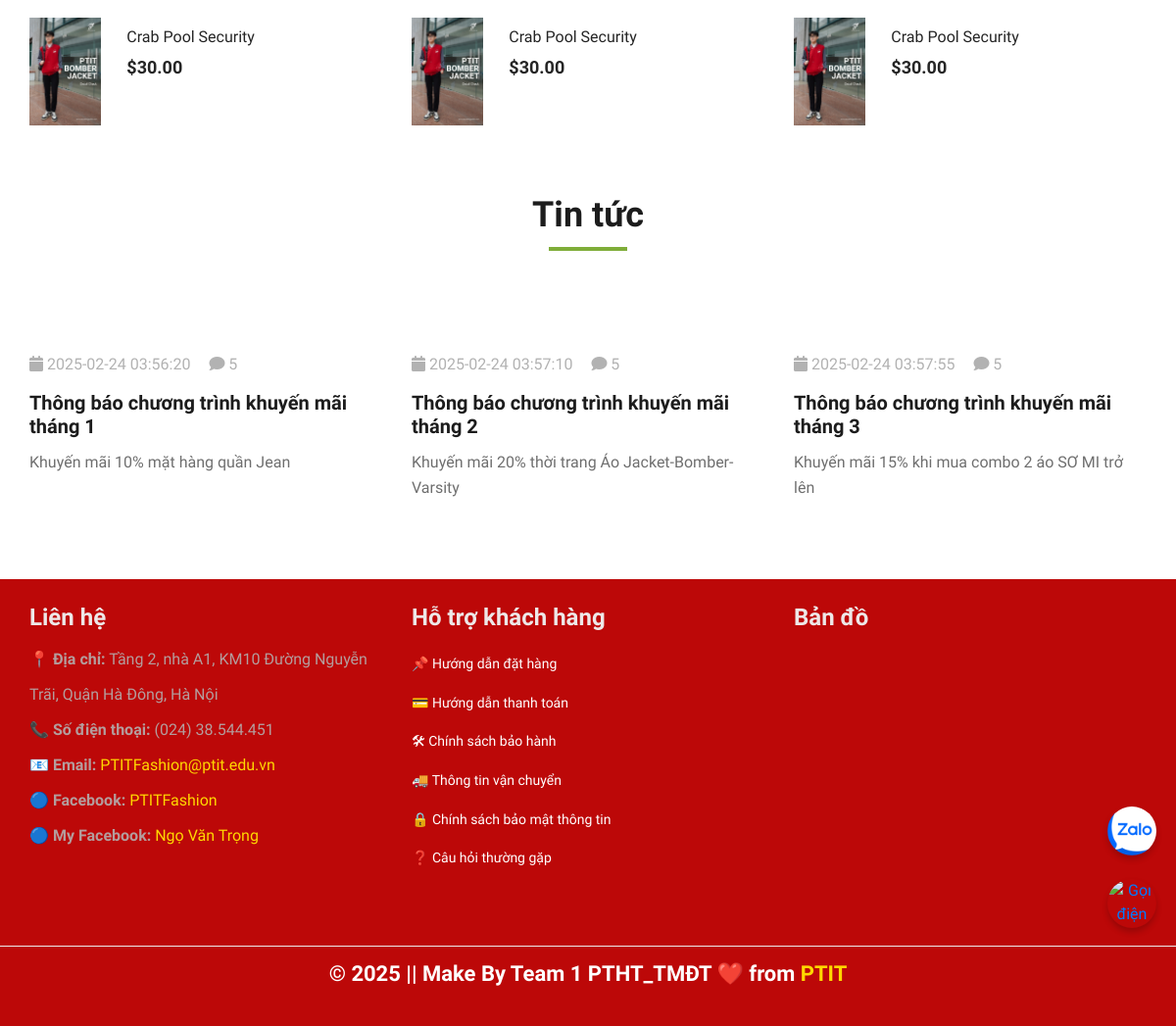
Before: / (lower part) with the older database file.
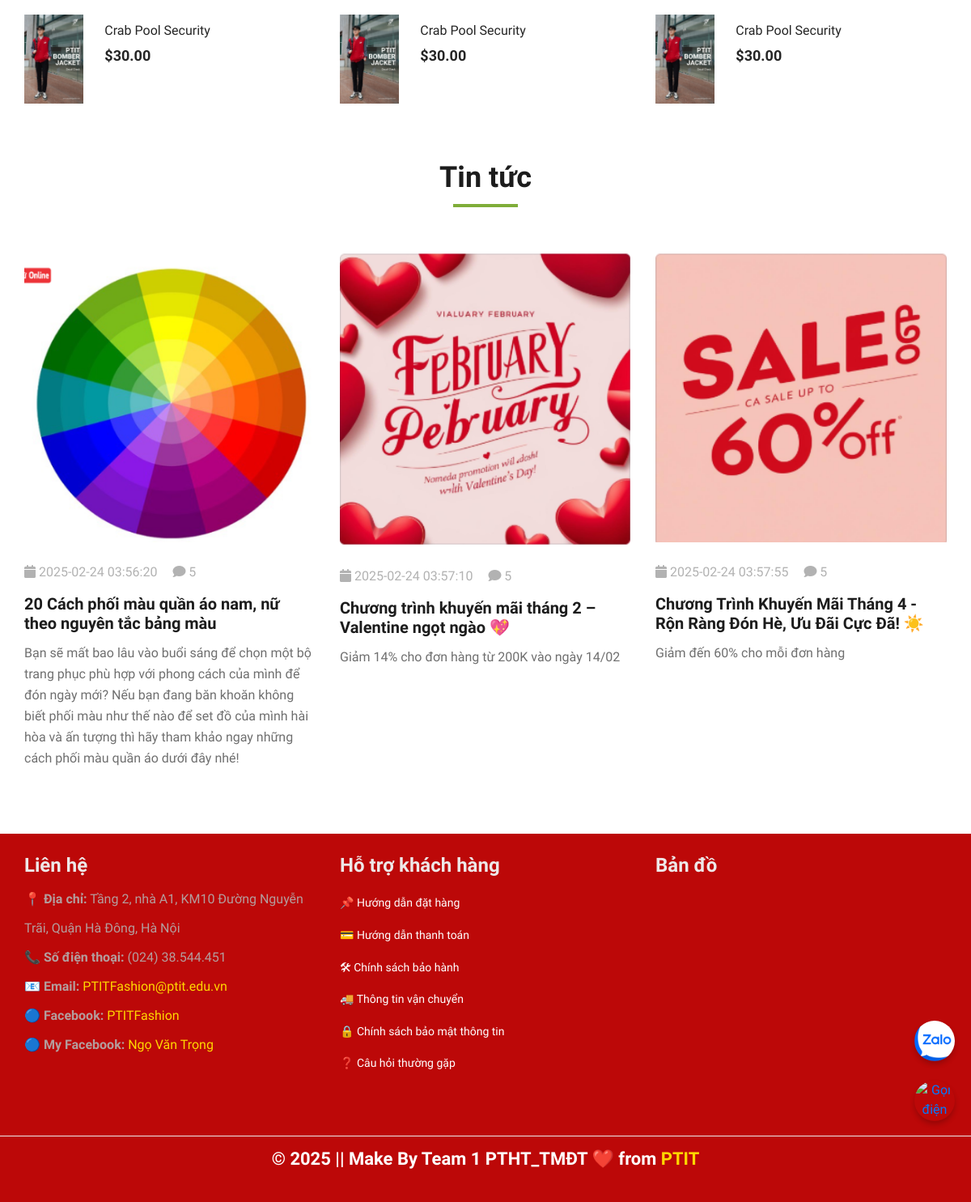
After: the same page with the newer database file.
### tables this page shows
CREATE TABLE `news` (
  `id` bigint(20) NOT NULL,
  `title` varchar(100) NOT NULL,
  `avatar` varchar(200) NOT NULL,
  `slug` varchar(100) NOT NULL,
  `sumary` text NOT NULL,
  `description` text NOT NULL,
  `newscategory_id` int(11) NOT NULL,
  `created_at` datetime DEFAULT NULL,
  `updated_at` datetime DEFAULT NULL
);

### index.php (the view, shortened to what this page needs)
<!DOCTYPE html>
<html lang="zxx">
<head>
    <link rel="stylesheet" href="css/bootstrap.min.css" type="text/css">
    <link rel="stylesheet" href="css/font-awesome.min.css" type="text/css">
    <link rel="stylesheet" href="css/elegant-icons.css" type="text/css">
    <link rel="stylesheet" href="css/nice-select.css" type="text/css">
    <link rel="stylesheet" href="css/jquery-ui.min.css" type="text/css">
    <link rel="stylesheet" href="css/owl.carousel.min.css" type="text/css">
    <link rel="stylesheet" href="css/slicknav.min.css" type="text/css">
    <link rel="stylesheet" href="css/style.css" type="text/css">
</head>
<body>
<?php
require_once('components/header.php');
?>
    <section class="latest-product spad">
        <div class="container">
            <div class="row">
                <div class="col-lg-4 col-md-6">
                    <div class="latest-product__text">
                        <div class="latest-product__slider owl-carousel">
                            <div class="latest-prdouct__slider__item">
                                <a href="#" class="latest-product__item">
                                    <div class="latest-product__item__pic">
                                        <img src="img/latest-product/lp3.jpg" alt="">
                                    </div>
                                    <div class="latest-product__item__text">
                                        <h6>Crab Pool Security</h6>
                                        <span>$30.00</span>
                                    </div>
                                </a>
                            </div>
                        </div>
                    </div>
                </div>
                <div class="col-lg-4 col-md-6">
                    <div class="latest-product__text">
                        <div class="latest-product__slider owl-carousel">
                            <div class="latest-prdouct__slider__item">
                                <a href="#" class="latest-product__item">
                                    <div class="latest-product__item__pic">
                                        <img src="img/latest-product/lp3.jpg" alt="">
                                    </div>
                                    <div class="latest-product__item__text">
                                        <h6>Crab Pool Security</h6>
                                        <span>$30.00</span>
                                    </div>
                                </a>
                            </div>
                        </div>
                    </div>
                </div>
                <div class="col-lg-4 col-md-6">
                    <div class="latest-product__text">
                        <div class="latest-product__slider owl-carousel">
                            <div class="latest-prdouct__slider__item">
                                <a href="#" class="latest-product__item">
                                    <div class="latest-product__item__pic">
                                        <img src="img/latest-product/lp3.jpg" alt="">
                                    </div>
                                    <div class="latest-product__item__text">
                                        <h6>Crab Pool Security</h6>
                                        <span>$30.00</span>
                                    </div>
                                </a>
                            </div>
                        </div>
                    </div>
                </div>
            </div>
        </div>
    </section>
    <section class="from-blog spad">
        <div class="container">
            <div class="row">
                <div class="col-lg-12">
                    <div class="section-title from-blog__title">
                        <h2>Tin tức</h2>
                    </div>
                </div>
            </div>
            <div class="row">
                <?php
                $sql_str="select * from news order by created_at desc limit 0, 3";
            $result = mysqli_query($conn, $sql_str);
            while ($row = mysqli_fetch_assoc($result)){
                ?>
                <div class="col-lg-4 col-md-4 col-sm-6">
                    <div class="blog__item">
                        <div class="blog__item__pic">
                            <img src="<?='quantri/'.$row['avatar']?>" alt="">
                        </div>
                        <div class="blog__item__text">
                            <ul>
                                <li><i class="fa fa-calendar-o"></i> <?=$row['updated_at']?></li>
                                <li><i class="fa fa-comment-o"></i> 5</li>
                            </ul>
                            <h5><a href="tintuc.php?id=<?=$row['id']?>"><?=$row['title']?></a></h5>
                            <p><?=$row['sumary']?></p>
                        </div>
                    </div>
                </div>
                <?php } ?>
            </div>
        </div>
    </section>
    <div class="contact-box">
            <a href="https://zalo.me/0904708498" target="_blank">
                <img src="img/zalo.png"
                    alt="Zalo" width="50" height="50"
                    class="contact-icon shake"
                    style="border-radius: 50%; box-shadow: 0 4px 6px rgba(0, 0, 0, 0.2);">
            </a>
            <br>
            <a href="tel:0904708498">
                <img src="https://cdn-icons-png.flaticon.com/128/724/724664.png"
                    alt="Gọi điện" width="50" height="50"
                    class="contact-icon blink"
                    style="border-radius: 50%; box-shadow: 0 4px 6px rgba(0, 0, 0, 0.2);">
            </a>
    </div>
<?php
require_once('components/footer.php');
?>
</body>
</html>

### components/header.php (shortened to what this page needs)
<!DOCTYPE html>
<html lang="en">
<head>
    <link rel="stylesheet" href="../css/bootstrap.min.css" type="text/css">
    <link rel="stylesheet" href="../css/font-awesome.min.css" type="text/css">
    <link rel="stylesheet" href="../css/elegant-icons.css" type="text/css">
    <link rel="stylesheet" href="../css/nice-select.css" type="text/css">
    <link rel="stylesheet" href="../css/jquery-ui.min.css" type="text/css">
    <link rel="stylesheet" href="../css/owl.carousel.min.css" type="text/css">
    <link rel="stylesheet" href="../css/slicknav.min.css" type="text/css">
    <link rel="stylesheet" href="../css/style.css" type="text/css">
</head>
<body>

### components/footer.php (shortened to what this page needs)
<link rel="stylesheet" href="https://cdnjs.cloudflare.com/ajax/libs/font-awesome/6.0.0/css/all.min.css">
<footer class="footer spad" style="background-color: rgb(188, 8, 8); color: white; padding: 25px 0; font-size: 16px; line-height: 1.8;">
    <div class="container">
        <div class="row">
            <div class="col-lg-4 col-md-4">
                <div class="footer__about">
                    <h6 style="font-weight: bold; font-size: 24px;">Liên hệ</h6>
                    <ul style="list-style: none; padding-left: 0; font-size: 22px; line-height: 1.8;">
                        <li>📍 <strong>Địa chỉ:</strong> Tầng 2, nhà A1, KM10 Đường Nguyễn Trãi, Quận Hà Đông, Hà Nội</li>
                        <li>📞 <strong>Số điện thoại:</strong> (024) 38.544.451 </li>
                        <li>📧 <strong>Email:</strong> <a href="mailto:PTITFashion@ptit.edu.vn" style="color: #FFD700; text-decoration: none;">PTITFashion@ptit.edu.vn</a></li>
                        <li>🔵 <strong>Facebook:</strong> <a href="https://www.facebook.com/profile.php?id=61573071766498" target="_blank" style="color: #FFD700; text-decoration: none;">PTITFashion</a></li>
                        <li>🔵 <strong>My Facebook:</strong> <a href="https://www.facebook.com/ngovantrong1308" target="_blank" style="color: #FFD700; text-decoration: none;">Ngọ Văn Trọng</a></li>
                    </ul>
                </div>
            </div>
            <div class="col-lg-4 col-md-4">
                <div class="footer__widget">
                    <h6 style="font-weight: bold; font-size: 24px;">Hỗ trợ khách hàng</h6>
                    <ul style="list-style: none; padding-left: 0; font-size: 22px; line-height: 1.8;">
                        <li><a href="#" style="color: white; text-decoration: none;">📌 Hướng dẫn đặt hàng</a></li>
                        <li><a href="#" style="color: white; text-decoration: none;">💳 Hướng dẫn thanh toán</a></li>
                        <li><a href="#" style="color: white; text-decoration: none;">🛠 Chính sách bảo hành</a></li>
                        <li><a href="#" style="color: white; text-decoration: none;">🚚 Thông tin vận chuyển</a></li>
                        <li><a href="#" style="color: white; text-decoration: none;">🔒 Chính sách bảo mật thông tin</a></li>
                        <li><a href="#" style="color: white; text-decoration: none;">❓ Câu hỏi thường gặp</a></li>
                    </ul>
                </div>
            </div>
            <div class="col-lg-4 col-md-12">
                <div class="footer__widget">
                    <h6 style="font-weight: bold; font-size: 24px;">Bản đồ</h6>
                    <div style="border-radius: 10px; overflow: hidden;">
                        <iframe
                            width="100%"
                            height="250"
                            frameborder="0"
                            style="border:0; border-radius: 10px;"
                            allowfullscreen
                            loading="lazy"
                            src="https://www.google.com/maps/embed?pb=!1m18!1m12!1m3!1d3725.301678966151!2d105.78532367503009!3d20.98054088065674!2m3!1f0!2f0!3f0!3m2!1i1024!2i768!4f13.1!3m3!1m2!1s0x3135accdd8a1ad71%3A0xa2f9b16036648187!2zSOG7jWMgdmnhu4duIEPDtG5nIG5naOG7hyBCxrB1IGNow61uaCB2aeG7hW4gdGjDtG5n!5e0!3m2!1svi!2s!4v1740305048234!5m2!1svi!2s">
                        </iframe>
                    </div>
                </div>
            </div>
        </div>
    </div>
        <div class="row text-center">
            <div class="col-lg-12">
            <div class="footer__copyright">
                <p style="margin: 0; font-size: 22px; color: #fff; font-weight: bold; text-align: center;">
                    &copy; <script>document.write(new Date().getFullYear());</script> || Make By Team 1 PTHT_TMĐT ❤️ from
                    <a href="https://daotao.ptit.edu.vn" target="_blank" style="color: #FFD700; text-decoration: none; font-weight: bold;">PTIT</a>
                </p>
            </div>
            </div>
        </div>
</footer>

### css/style.css (style rules this page uses)
html, body { height: 100%; font-family: "Cairo", sans-serif; -webkit-font-smoothing: antialiased; font-smoothing: antialiased; }
h2 { font-size: 36px; }
h5 { font-size: 18px; }
h6 { font-size: 16px; }
p { font-size: 16px; font-family: "Cairo", sans-serif; color: #6f6f6f; font-weight: 400; line-height: 26px; margin: 0 0 15px 0; }
img { max-width: 100%; }
ul, ol { padding: 0; margin: 0; }
.section-title { margin-bottom: 50px; text-align: center; }
.section-title h2 { color: #1c1c1c; font-weight: 700; position: relative; }
.section-title h2:after { position: absolute; left: 0; bottom: -15px; right: 0; height: 4px; width: 80px; background: #7fad39; content: ""; margin: 0 auto; }
.spad { padding-top: 100px; padding-bottom: 100px; }
.latest-product { padding-top: 80px; padding-bottom: 0; }
.latest-product__item { margin-bottom: 20px; overflow: hidden; display: block; }
.latest-product__item__pic { float: left; margin-right: 26px; }
.latest-product__item__pic img { height: 110px; width: 110px; }
.latest-product__item__text { overflow: hidden; padding-top: 10px; }
.latest-product__item__text h6 { color: #252525; margin-bottom: 8px; }
.latest-product__item__text span { font-size: 18px; display: block; color: #252525; font-weight: 700; }
.from-blog { padding-top: 50px; padding-bottom: 50px; }
.from-blog .blog__item { margin-bottom: 30px; }
.from-blog__title { margin-bottom: 70px; }
.blog__item { margin-bottom: 60px; }
.blog__item__pic img { min-width: 100%; }
.blog__item__text { padding-top: 25px; }
.blog__item__text ul { margin-bottom: 15px; }
.blog__item__text ul li { font-size: 16px; color: #b2b2b2; list-style: none; display: inline-block; margin-right: 15px; }
.blog__item__text ul li:last-child { margin-right: 0; }
.blog__item__text h5 { margin-bottom: 12px; }
.blog__item__text h5 a { font-size: 20px; color: #1c1c1c; font-weight: 700; }
.blog__item__text p { margin-bottom: 25px; }
.footer { background: #c00f0f; padding-top: 70px; padding-bottom: 0; }
.footer__about { margin-bottom: 30px; }
.footer__about ul li { font-size: 16px; color: #b49d9d; line-height: 36px; list-style: none; }
.footer__widget { margin-bottom: 30px; overflow: hidden; }
.footer__widget h6, .footer__about h6 { color: #eee8e8; font-weight: 700; margin-bottom: 10px; }
.footer__widget ul li { list-style: none; }
.footer__widget ul li a { color: #c5bbbb; font-size: 14px; line-height: 32px; }
.footer__copyright { border-top: 1px solid #ebebeb; padding: 15px 0; overflow: hidden; margin-top: 20px; }
@media only screen and (min-width: 1200px) { .container { max-width: 1170px; } }

### index.php (style rules this page uses)
.contact-icon { display: block; transition: transform 0.3s ease, box-shadow 0.3s ease; }
.contact-icon.shake { animation: shake 0.4s infinite alternate; }
.contact-icon.blink { animation: blink 1.5s infinite; }
.contact-box { position: fixed; bottom: 100px; right: 20px; z-index: 1000; text-align: center; }

Changed rows visible on the page:
changed news: avatar: picture added; title "Thông báo chương trình khuyến mãi tháng 1" → "20 Cách phối màu quần áo nam, nữ theo nguyên tắc bảng màu"; sumary "Khuyến mãi 10% mặt hàng quần Jean" → "Bạn sẽ mất bao lâu vào buổi sáng để chọn một bộ trang phục phù hợp với phong cách của mình để đón ngày mới? Nếu bạn đang băn khoăn không biết phối màu như thế nào để set đồ của mình hài hòa và ấn tượng thì hãy tham khảo ngay những cách phối màu quần áo dưới đây nhé!"
changed news: avatar: picture added; title "Thông báo chương trình khuyến mãi tháng 2" → "Chương trình khuyến mãi tháng 2 – Valentine ngọt ngào 💖"; sumary "Khuyến mãi 20% thời trang Áo Jacket-Bomber-Varsity" → "Giảm 14% cho đơn hàng từ 200K vào ngày 14/02"
changed news: avatar: picture added; title "Thông báo chương trình khuyến mãi tháng 3" → "Chương Trình Khuyến Mãi Tháng 4 - Rộn Ràng Đón Hè, Ưu Đãi Cực Đã! ☀️"; sumary "Khuyến mãi 15% khi mua combo 2 áo SƠ MI trở lên" → "Giảm đến 60% cho mỗi đơn hàng"
